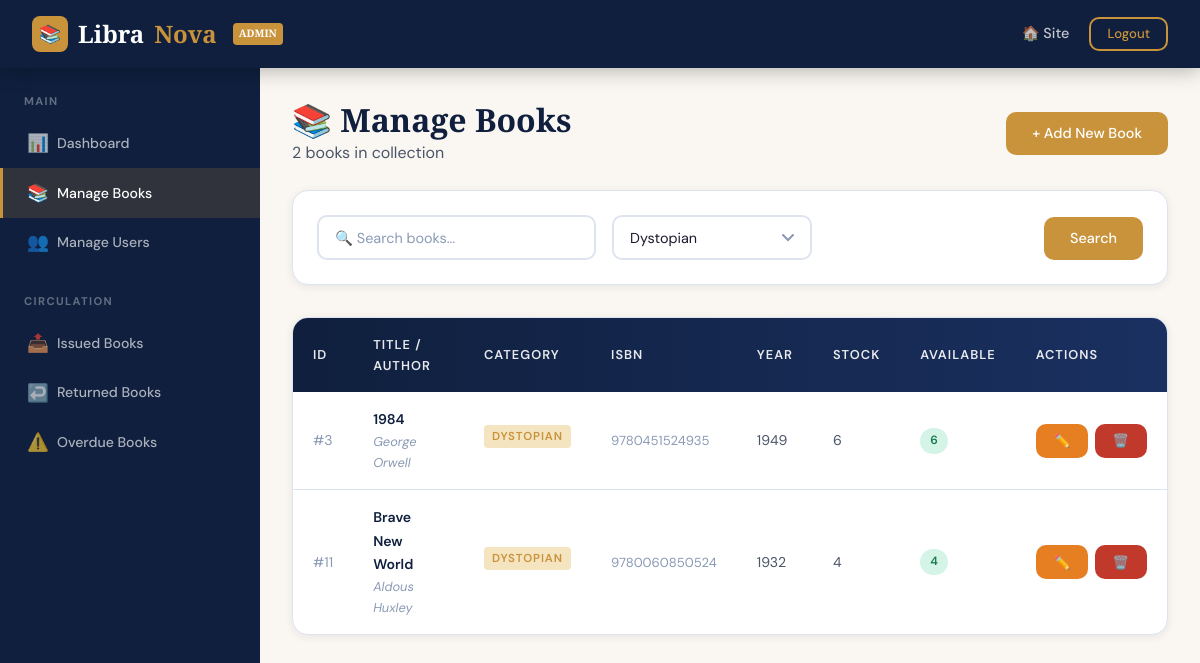
The page /admin/books.php?category=Dystopian (signed in) on the database its author committed.
### tables this page shows
CREATE TABLE IF NOT EXISTS books (
    id INT AUTO_INCREMENT PRIMARY KEY,
    title VARCHAR(255) NOT NULL,
    author VARCHAR(150) NOT NULL,
    category VARCHAR(100) NOT NULL,
    isbn VARCHAR(20) UNIQUE,
    publication_year YEAR,
    publisher VARCHAR(150),
    description TEXT,
    total_quantity INT NOT NULL DEFAULT 1,
    available_copies INT NOT NULL DEFAULT 1,
    cover_image VARCHAR(255) DEFAULT NULL,
    created_at TIMESTAMP DEFAULT CURRENT_TIMESTAMP,
    updated_at TIMESTAMP DEFAULT CURRENT_TIMESTAMP ON UPDATE CURRENT_TIMESTAMP
);

### includes/books.php (called while the page is built, shortened)
<?php
function getBooks($search = '', $category = '', $availability = '') {
    $conn = getDBConnection();
    $sql = "SELECT * FROM books WHERE 1=1";
    $params = [];
    $types = '';
    if (!empty($category)) {
        $sql .= " AND category = ?";
        $params[] = $category;
        $types .= 's';
    }
    $sql .= " ORDER BY title ASC";
    $stmt = $conn->prepare($sql);
    if (!empty($params)) {
        $stmt->bind_param($types, ...$params);
    }
    $stmt->execute();
    $result = $stmt->get_result();
    $books = $result->fetch_all(MYSQLI_ASSOC);
    return $books;
}
function getCategories() {
    $conn = getDBConnection();
    $result = $conn->query("SELECT DISTINCT category FROM books ORDER BY category");
    $categories = [];
    while ($row = $result->fetch_assoc()) {
        $categories[] = $row['category'];
    }
    return $categories;
}
?>

### admin/books.php (the view, shortened to what this page needs)
<?php
require_once '../includes/books.php';
$search = sanitize($_GET['search'] ?? '');
$category = sanitize($_GET['category'] ?? '');
$books = getBooks($search, $category);
$categories = getCategories();
?>
<!DOCTYPE html>
<html lang="en">
<head>
<link rel="stylesheet" href="../css/style.css">
</head>
<body>
<nav class="navbar">
  <a href="../index.php" class="navbar-brand"><div class="logo-icon">📚</div>Libra<span>Nova</span> <small style="font-size:0.65rem;background:var(--gold);padding:2px 6px;border-radius:4px;margin-left:6px">ADMIN</small></a>
  <ul class="navbar-nav">
    <li><a href="../index.php" class="nav-link">🏠 Site</a></li>
    <li>
      <form method="POST" action="../includes/auth.php" style="display:inline">
        <button type="submit" class="btn btn-outline-primary btn-sm">Logout</button>
      </form>
    </li>
  </ul>
</nav>
<div class="admin-layout">
  <aside class="sidebar">
    <div class="sidebar-section">
      <div class="sidebar-label">Main</div>
      <a href="dashboard.php" class="sidebar-link"><span class="icon">📊</span> Dashboard</a>
      <a href="books.php" class="sidebar-link active"><span class="icon">📚</span> Manage Books</a>
      <a href="users.php" class="sidebar-link"><span class="icon">👥</span> Manage Users</a>
    </div>
    <div class="sidebar-section">
      <div class="sidebar-label">Circulation</div>
      <a href="issued.php" class="sidebar-link"><span class="icon">📤</span> Issued Books</a>
      <a href="returned.php" class="sidebar-link"><span class="icon">↩️</span> Returned Books</a>
      <a href="overdue.php" class="sidebar-link"><span class="icon">⚠️</span> Overdue Books</a>
    </div>
  </aside>
  <main class="admin-content">
    <div style="display:flex;align-items:center;justify-content:space-between;margin-bottom:1.5rem;flex-wrap:wrap;gap:1rem">
      <div>
        <h2>📚 Manage Books</h2>
        <p><?= count($books) ?> books in collection</p>
      </div>
      <button onclick="openModal('add-book-modal')" class="btn btn-primary">+ Add New Book</button>
    </div>
    <div class="search-section">
      <form method="GET">
        <div class="search-row">
          <input type="text" name="search" class="form-control" placeholder="🔍 Search books..." value="<?= htmlspecialchars($search) ?>">
          <select name="category" class="form-control auto-submit">
            <?php foreach ($categories as $cat): ?>
              <option value="<?= htmlspecialchars($cat) ?>" <?= $category === $cat ? 'selected' : '' ?>><?= htmlspecialchars($cat) ?></option>
            <?php endforeach; ?>
          </select>
          <button type="submit" class="btn btn-primary">Search</button>
        </div>
      </form>
    </div>
    <div class="table-wrapper">
      <table>
        <thead>
          <tr>
            <th>ID</th>
            <th>Title / Author</th>
            <th>Category</th>
            <th>ISBN</th>
            <th>Year</th>
            <th>Stock</th>
            <th>Available</th>
            <th>Actions</th>
          </tr>
        </thead>
        <tbody>
          <?php foreach ($books as $book): ?>
          <tr class="searchable-row">
            <td style="color:var(--text-light)">#<?= $book['id'] ?></td>
            <td>
              <div style="font-weight:600;color:var(--navy)"><?= htmlspecialchars($book['title']) ?></div>
              <div style="font-size:0.8rem;color:var(--text-light);font-style:italic"><?= htmlspecialchars($book['author']) ?></div>
            </td>
            <td><span class="book-category"><?= htmlspecialchars($book['category']) ?></span></td>
            <td style="font-size:0.82rem;color:var(--text-light)"><?= htmlspecialchars($book['isbn'] ?: '—') ?></td>
            <td><?= $book['publication_year'] ?: '—' ?></td>
            <td><?= $book['total_quantity'] ?></td>
            <td>
              <span class="badge <?= $book['available_copies'] > 0 ? 'badge-success' : 'badge-danger' ?>">
                <?= $book['available_copies'] ?>
              </span>
            </td>
            <td>
              <div style="display:flex;gap:0.4rem">
                <button onclick='populateEditBook(<?= json_encode($book) ?>)' class="btn btn-warning btn-sm">✏️</button>
                <form method="POST" action="../actions/book_action.php" style="display:inline" onsubmit="return confirm('Delete &quot;<?= addslashes(htmlspecialchars($book['title'])) ?>&quot;?')">
                  <button type="submit" class="btn btn-danger btn-sm">🗑️</button>
                </form>
              </div>
            </td>
          </tr>
          <?php endforeach; ?>
        </tbody>
      </table>
    </div>
  </main>
</div>
</body>
</html>

### rows shown on the page
books: id "3", title "1984", author "George Orwell", category "DYSTOPIAN", isbn "9780451524935", publication_year "1949", total_quantity "6", available_copies "6"
books: id "11", title "Brave New World", author "Aldous Huxley", category "DYSTOPIAN", isbn "9780060850524", publication_year "1932", total_quantity "4", available_copies "4"

### other values the page prints
count($books) "2"
form field category "Dystopian"
